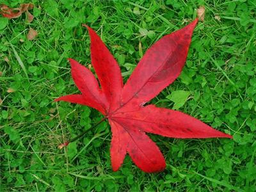
#> input picture hw1/part2/testdata/1.png, 256 x 192 px, shrunk from 400 x 300 before the run
$ python main.py
#> lines starting #> are read from the running program, lines starting #| are printed output that depends on the picture
### hw1/part2/JBF.py
import numpy as np
import cv2

class Joint_bilateral_filter(object):
    def __init__(self, sigma_s, sigma_r):
        self.sigma_r = sigma_r
        self.sigma_s = sigma_s
        self.wndw_size = 6*sigma_s+1
        self.pad_w = 3*sigma_s

        scaleFactor_s = 1 / (2 * sigma_s * sigma_s)
        # Pixel values should be normalized to [0, 1] (divided by 255) to construct range kernel
        scaleFactor_r = 1 / (2 * sigma_r **2 * 255 ** 2)

        self.spatial_kernel = np.array(
                            [ [np.exp(-(i**2+j**2) * scaleFactor_s) \
                                for i in range(-(self.wndw_size // 2), (self.wndw_size +1) // 2)] \
                                for j in range(-(self.wndw_size // 2), (self.wndw_size +1) // 2) ]
                            )

        # Generate look up table for range kernel
        # Since the result of subtraction of intensity must fall in [0,255]
        # generate a list: (0^2 ~ 255^2) * scaleFactor_r
        self.LUT = np.exp(-np.arange(256) * np.arange(256) * scaleFactor_r)


    def joint_bilateral_filter(self, img, guidance):
        BORDER_TYPE = cv2.BORDER_REFLECT
        padded_img = cv2.copyMakeBorder(img, self.pad_w, self.pad_w, self.pad_w, self.pad_w, BORDER_TYPE).astype(np.int32)
        padded_guidance = cv2.copyMakeBorder(guidance, self.pad_w, self.pad_w, self.pad_w, self.pad_w, BORDER_TYPE).astype(np.int32)
        output = np.zeros(img.shape)

        if len(guidance.shape) == 2:
            #gray scale
            for i in range(self.pad_w , padded_img.shape[0] - self.pad_w):
                for j in range(self.pad_w , padded_img.shape[1] - self.pad_w):
                    patch_img = padded_img[i - self.pad_w : i + self.pad_w + 1,  j - self.pad_w : j + self.pad_w + 1]
                    patch_guide = padded_guidance[i - self.pad_w : i + self.pad_w + 1,  j - self.pad_w : j + self.pad_w + 1]
                    center_val = padded_guidance[i, j]

                    Gr = self.LUT[ np.abs(patch_guide - center_val) ]
                    Gr_with_Gs = Gr * self.spatial_kernel
                    output[i - self.pad_w, j - self.pad_w] = np.sum(Gr_with_Gs[:,:,np.newaxis] * patch_img, axis=(0,1)) / np.sum(Gr_with_Gs)


        elif len(guidance.shape) == 3:
            #RGB scale
            for i in range(self.pad_w , padded_img.shape[0] - self.pad_w):
                for j in range(self.pad_w , padded_img.shape[1] - self.pad_w):
                    patch_img = padded_img[i - self.pad_w : i + self.pad_w + 1,  j - self.pad_w : j + self.pad_w + 1]
                    patch_guide_r = padded_guidance[i - self.pad_w : i + self.pad_w + 1,
                                                    j - self.pad_w : j + self.pad_w + 1, 0]
                    center_val_r = padded_guidance[i, j, 0]

                    patch_guide_g = padded_guidance[i - self.pad_w : i + self.pad_w + 1,
                                                    j - self.pad_w : j + self.pad_w + 1, 1]
                    center_val_g = padded_guidance[i, j, 1]

                    patch_guide_b = padded_guidance[i - self.pad_w : i + self.pad_w + 1,
                                                    j - self.pad_w : j + self.pad_w + 1, 2]
                    center_val_b = padded_guidance[i, j, 2]

                    Gr = self.LUT[ np.abs(patch_guide_r - center_val_r) ] * self.LUT[ np.abs(patch_guide_g - center_val_g) ] * self.LUT[ np.abs(patch_guide_b - center_val_b) ]
                    Gr_with_Gs = Gr * self.spatial_kernel
                    output[i - self.pad_w, j - self.pad_w] = np.sum(Gr_with_Gs[:,:,np.newaxis] * patch_img, axis=(0,1)) / np.sum(Gr_with_Gs)

        return np.clip(output, 0, 255).astype(np.uint8)

### hw1/part2/main.py
import numpy as np
import cv2
import argparse
import os
from JBF import Joint_bilateral_filter


def main():
    parser = argparse.ArgumentParser(description='main function of joint bilateral filter')
    parser.add_argument('--image_path', default='./testdata/1.png', help='path to input image')
    parser.add_argument('--setting_path', default='./testdata/1_setting.txt', help='path to setting file')
    args = parser.parse_args()

    img = cv2.imread(args.image_path)
#> img is the input picture: shape (192, 256, 3); mean B, G, R 36.2, 102.2, 81.8
    filename = os.path.basename(args.image_path)
    number_str = filename.split('.')[0]
    image_index = int(number_str)
    img_rgb = cv2.cvtColor(img,  cv2.COLOR_BGR2RGB)
    img_gray = cv2.cvtColor(img, cv2.COLOR_BGR2GRAY)
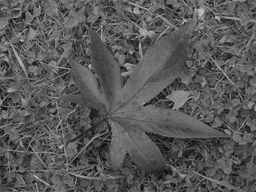
#> img_gray: shape (192, 256); min 6, max 202, mean 88.5

    guidance_images = [img_gray]
    W = []
    with open(args.setting_path, 'r') as f:
#> (reads hw1/part2/testdata/1_setting.txt from the repository)
        for idx, line in enumerate(f):
            info = line.strip().split(',')
            if idx > 0 and idx < 6:
                info[:] = [float(x) for x in info]
                W.append(info)
            elif idx == 6:
                sigma_s = int(info[1])
                sigma_r = float(info[3])

    for i in range(len(W)):
        guidance = img_rgb[:, :, 0] * W[i][0] + img_rgb[:, :, 1] * W[i][1] + img_rgb[:, :, 2] * W[i][2]
        guidance_images.append(guidance)
#> this loop made 5 passes
#> pass 2, in main, `guidance = img_rgb[:, :, 0] * W[i][0] + img_rgb[:, :, 1] * W[i][1] + i..`:
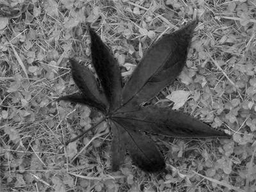
#> guidance: shape (192, 256) float64; min 0, max 228, mean 102.2
#> after the loop, guidance_images = 6 items

    JBF = Joint_bilateral_filter(sigma_s, sigma_r)
    bf_out = JBF.joint_bilateral_filter(img_rgb, img_rgb)
#> in joint_bilateral_filter, `padded_img = cv2.copyMakeBorder(img, self.pad_w, self.pad_w, self.pad_..`:
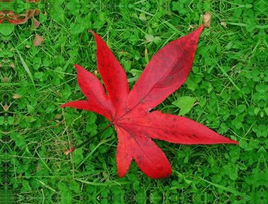
#> padded_img: shape (204, 268, 3) int32; mean R, G, B 78.4, 103.8, 35.7
#> in joint_bilateral_filter, `return np.clip(output, 0, 255).astype(np.uint8)`:
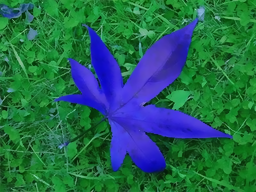
#> returned value: shape (192, 256, 3); mean of channels 0, 1, 2 81.2, 101.9, 35.5; drawn as B, G, R

    cost = []

    for i in range(len(guidance_images)):
        guidance_image = guidance_images[i]
        gf_out = JBF.joint_bilateral_filter(img_rgb, guidance_image)
        cost.append(np.sum(np.abs(bf_out.astype('int32') - gf_out.astype('int32'))))

        if i == 0:
            print('cv2.COLOR_BGR2GRAY cost: ', cost[i])
        else:
            print('R*%.1f+G*%.1f+B*%.1f: ' % (W[i-1][0], W[i-1][1], W[i-1][2]), cost[i])
#> this loop made 6 passes
#| cv2.COLOR_BGR2GRAY cost:  590994
#| R*0.0+G*0.0+B*1.0:  769882
#| R*0.0+G*1.0+B*0.0:  630632
#| R*0.1+G*0.0+B*0.9:  731359
#| R*0.1+G*0.4+B*0.5:  655728
#| R*0.8+G*0.2+B*0.0:  508777
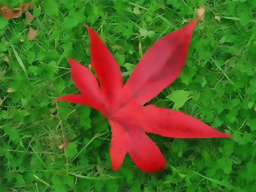
#> gf_out: shape (192, 256, 3); mean R, G, B 81.3, 102, 35.6
#> after the loop, cost = [590994, 769882, 630632, 731359, 655728, 508777]

    max_index = cost.index(max(cost))
#> max_index = 1
    min_index = cost.index(min(cost))
#> min_index = 5


    if max_index !=0 :
        guidance_max = img_rgb[:, :, 0] * W[max_index-1][0] + img_rgb[:, :, 1] * W[max_index-1][1] + img_rgb[:, :, 2] * W[max_index-1][2]
    else:
        guidance_max = guidance_images[0]

    if min_index !=0 :
        guidance_min = img_rgb[:, :, 0] * W[min_index-1][0] + img_rgb[:, :, 1] * W[min_index-1][1] + img_rgb[:, :, 2] * W[min_index-1][2]
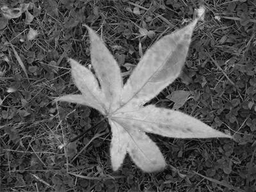
#> guidance_min: shape (192, 256) float64; min 2, max 225.8, mean 85.8
    else:
        guidance_min = guidance_images[0]

    cv2.imwrite('./report_img/guidance_max_%d.png' % image_index, guidance_max)
    cv2.imwrite('./report_img/guidance_min_%d.png' % image_index, guidance_min)

    gf_out_max = JBF.joint_bilateral_filter(img_rgb, guidance_max).astype(np.uint8)
#> in joint_bilateral_filter (call 8), `output = np.zeros(img.shape)`: output: shape (192, 256, 3) float64; every value is 0
    gf_out_min = JBF.joint_bilateral_filter(img_rgb, guidance_min).astype(np.uint8)
#> in joint_bilateral_filter (call 9), `padded_guidance = cv2.copyMakeBorder(guidance, self.pad_w, self.pad_w,..`:
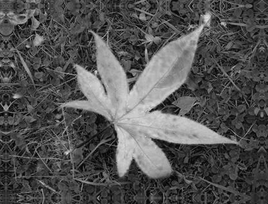
#> padded_guidance: shape (204, 268) int32; min 2, max 225, mean 83.1
    gf_out_max = cv2.cvtColor(gf_out_max,  cv2.COLOR_RGB2BGR)
    gf_out_min = cv2.cvtColor(gf_out_min,  cv2.COLOR_RGB2BGR)
    cv2.imwrite('./report_img/JBF_max_%d.png' % image_index, gf_out_max)
    cv2.imwrite('./report_img/JBF_min_%d.png' % image_index, gf_out_min)


if __name__ == '__main__':
    main()
